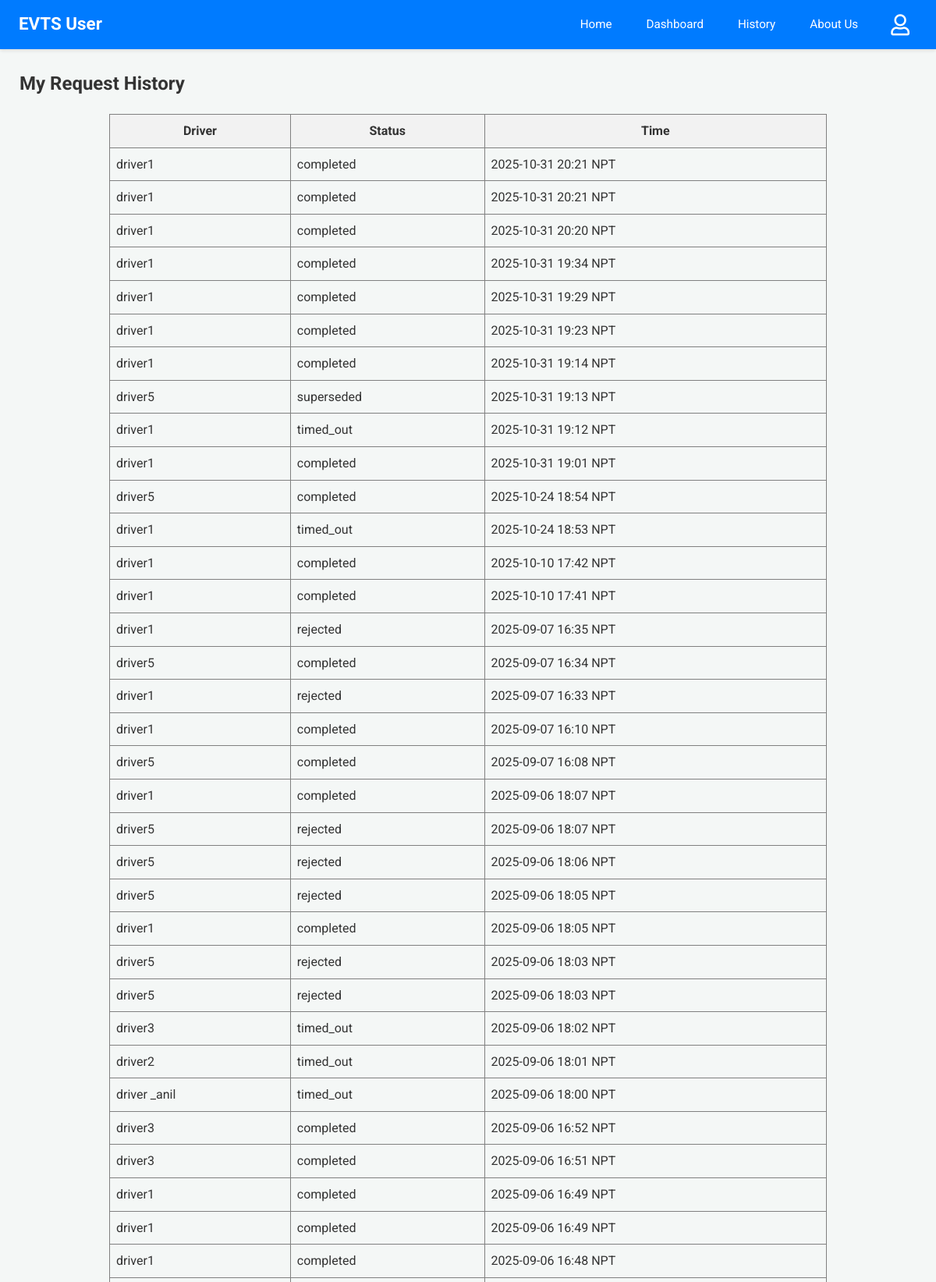
Page /user-history (signed in, upper part) on the committed database.
### app.py (models this page shows)
class Driver(db.Model):
    email = db.Column(db.String(120), primary_key=True)
    name = db.Column(db.String(100))
    phone = db.Column(db.String(15))
    password = db.Column(db.String(256)) # Increased length for hash
    vehicle = db.Column(db.String(50))
    node = db.Column(db.String(10), nullable=False)
    is_approved = db.Column(db.Boolean, default=False, nullable=False)

class RideRequest(db.Model):
    __tablename__ = 'ride_request'
    id = db.Column(db.Integer, primary_key=True)
    user_email = db.Column(db.String(100), nullable=False)
    driver_email = db.Column(db.String(100), nullable=False)
    user_latitude_at_request = db.Column(db.Float, nullable=True)
    user_longitude_at_request = db.Column(db.Float, nullable=True)
    timestamp = db.Column(db.DateTime, default=lambda: datetime.now(timezone.utc))
    status = db.Column(db.String(20), default='Pending')

### app.py (the view)
@app.route('/user-history')
@login_required_user
def user_history():
    reqs_db = RideRequest.query.filter_by(user_email=session['user']).order_by(RideRequest.timestamp.desc()).all()
    s_reqs = [{'driver_name': (Driver.query.get(r.driver_email).name or r.driver_email if Driver.query.get(r.driver_email) else "N/A"),
               'status': r.status, 'timestamp': format_datetime_npt(r.timestamp)} for r in reqs_db]
    response = make_response(render_template('user_history.html', requests=s_reqs))
    return add_no_cache_to_response(response)

### app.py (called while the page is built)
def format_datetime_npt(dt_utc):
    if dt_utc is None: return "N/A"
    if dt_utc.tzinfo is None or dt_utc.tzinfo.utcoffset(dt_utc) is None:
        dt_utc = dt_utc.replace(tzinfo=timezone.utc)
    else:
        dt_utc = dt_utc.astimezone(timezone.utc)
    dt_npt = dt_utc.astimezone(NPT)
    return dt_npt.strftime('%Y-%m-%d %H:%M NPT')

def login_required_user(f):
    @wraps(f)
    def decorated_function(*args, **kwargs):
        if 'user' not in session:
            return redirect(url_for('login', next=request.url))
        return f(*args, **kwargs)
    return decorated_function

def add_no_cache_to_response(response):
    response.headers["Cache-Control"] = "no-cache, no-store, must-revalidate, public, max-age=0"
    response.headers["Pragma"] = "no-cache"
    response.headers["Expires"] = "0"
    return response

### templates/user_history.html
{% extends 'user_base.html' %}
{% block content %}
<h2>My Request History</h2>
{% if requests %}
<table border="1" cellpadding="8" cellspacing="0" style="border-collapse: collapse; width: 80%; margin: 20px auto;">
  <thead>
    <tr style="background-color: #f2f2f2;">
      <th>Driver</th>
      <th>Status</th>
      <th>Time</th>
    </tr>
  </thead>
  <tbody>
  {% for req in requests %}
  <tr>
    <td>{{ req.driver_name }}</td>
    <td>{{ req.status }}</td>
    <td>{{ req.timestamp }}</td>
  </tr>
  {% endfor %}
  </tbody>
</table>
{% else %}
<p>You have no ride request history.</p>
{% endif %}
{% endblock %}

### static/css/dashboard_styles.css (style rules this page uses)
body { font-family: 'Roboto', 'Segoe UI', Tahoma, Geneva, Verdana, sans-serif; margin: 0; background-color: #f4f7f6; color: #333; line-height: 1.6; }
.dashboard-content h2, .dashboard-content h3, .dashboard-content h4 { color: #333; margin-top: 0; }

### rows in the picture
Driver: driver_name "driver1" "driver1" "driver1" "driver1" "driver1" "driver1" "driver1" "driver1" "driver1" "driver1" "driver1" "driver1" "driver1" "driver1" "driver1" "driver1" "driver1" "driver1" "driver1" "driver1"
RideRequest: status "completed"
RideRequest: status "completed"
RideRequest: status "completed"
RideRequest: status "completed"
RideRequest: status "completed"
RideRequest: status "completed"
RideRequest: status "completed"
Driver: driver_name "driver5" "driver5" "driver5" "driver5" "driver5" "driver5" "driver5" "driver5" "driver5"
RideRequest: status "superseded"
RideRequest: status "timed_out"
RideRequest: status "completed"
RideRequest: status "completed"
RideRequest: status "timed_out"
RideRequest: status "completed"
RideRequest: status "completed"
RideRequest: status "rejected"
RideRequest: status "completed"
RideRequest: status "rejected"
RideRequest: status "completed"
RideRequest: status "completed"
RideRequest: status "completed"
RideRequest: status "rejected"
RideRequest: status "rejected"
RideRequest: status "rejected"
RideRequest: status "completed"
RideRequest: status "rejected"
RideRequest: status "rejected"
Driver: driver_name "driver3" "driver3" "driver3"
RideRequest: status "timed_out"
Driver: driver_name "driver2"
RideRequest: status "timed_out"
Driver: driver_name "driver _anil"
RideRequest: status "timed_out"
RideRequest: status "completed"
RideRequest: status "completed"
RideRequest: status "completed"
RideRequest: status "completed"
RideRequest: status "completed"

### other values in the picture
{{ req.timestamp }} "2025-10-31 20:21 NPT" "2025-10-31 20:21 NPT" "2025-10-31 20:20 NPT" "2025-10-31 19:34 NPT" "2025-10-31 19:29 NPT" "2025-10-31 19:23 NPT" "2025-10-31 19:14 NPT" "2025-10-31 19:13 NPT" "2025-10-31 19:12 NPT" "2025-10-31 19:01 NPT" "2025-10-24 18:54 NPT" "2025-10-24 18:53 NPT" "2025-10-10 17:42 NPT" "2025-10-10 17:41 NPT" "2025-09-07 16:35 NPT" "2025-09-07 16:34 NPT" "2025-09-07 16:33 NPT" "2025-09-07 16:10 NPT" "2025-09-07 16:08 NPT" "2025-09-06 18:07 NPT" "2025-09-06 18:07 NPT" "2025-09-06 18:06 NPT" "2025-09-06 18:05 NPT" "2025-09-06 18:05 NPT" "2025-09-06 18:03 NPT" "2025-09-06 18:03 NPT" "2025-09-06 18:02 NPT" "2025-09-06 18:01 NPT" "2025-09-06 18:00 NPT" "2025-09-06 16:52 NPT" "2025-09-06 16:51 NPT" "2025-09-06 16:49 NPT" "2025-09-06 16:49 NPT" "2025-09-06 16:48 NPT"
